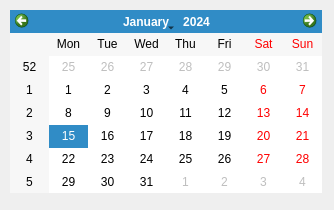
<?xml version="1.0" encoding="UTF-8"?>
<ui version="4.0">
 <class>venCalendar</class>
 <widget class="QDialog" name="venCalendar">
  <property name="geometry">
   <rect>
    <x>0</x>
    <y>0</y>
    <width>334</width>
    <height>210</height>
   </rect>
  </property>
  <property name="windowTitle">
   <string>DialogCalendar</string>
  </property>
  <widget class="QCalendarWidget" name="calendar">
   <property name="geometry">
    <rect>
     <x>10</x>
     <y>10</y>
     <width>312</width>
     <height>183</height>
    </rect>
   </property>
  </widget>
 </widget>
 <resources/>
 <connections/>
</ui>
